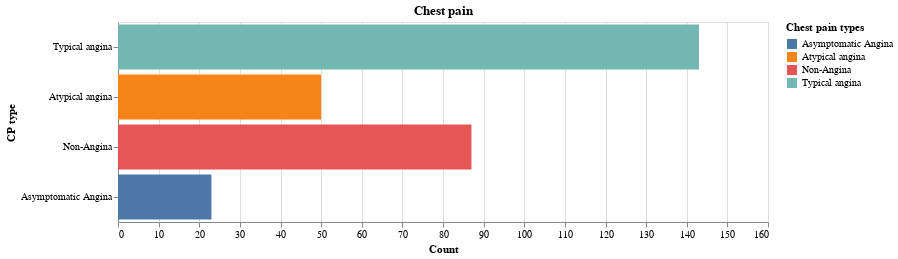

Notebook cell for this chart:
### Markdown cell above
Question 2: "What is the most common type of chest pain?"

### Code cell
bin_breaks = [0, 1, 2, 3, 4]
bin_labels = ["Typical angina", "Atypical angina", "Non-Angina", "Asymptomatic Angina"]

cp_types = df.copy()
cp_types['cp_types'] = pd.cut(cp_types['cp'], bins=bin_breaks, labels=bin_labels, include_lowest=True, right=False)
cp_types = cp_types['cp_types'].value_counts().reset_index()
# cp_types

alt.Chart(cp_types).mark_bar(color="steelblue").encode(
    x=alt.X('count', title="Count"),
    y=alt.Y('cp_types', bin=False, title="CP type"),
    color=alt.Color('cp_types:N', title="Chest pain types")
).properties(
    title="Chest pain",
    width = 650,
    height = 200
)

### Figure 1 — Vega-Lite specification as saved in the notebook (floating-point values rounded to 4 significant figures)
{"config": {"view": {"continuousWidth": 300, "continuousHeight": 300}}, "data": {"name": "data-2a3a6cb97ec80277c5ee56b0f4c9faf2"}, "mark": {"type": "bar", "color": "steelblue"}, "encoding": {"color": {"field": "cp_types", "title": "Chest pain types", "type": "nominal"}, "x": {"field": "count", "title": "Count", "type": "quantitative"}, "y": {"bin": false, "field": "cp_types", "sort": ["Typical angina", "Atypical angina", "Non-Angina", "Asymptomatic Angina"], "title": "CP type", "type": "ordinal"}}, "height": 200, "title": "Chest pain", "width": 650, "$schema": "https://vega.github.io/schema/vega-lite/v5.8.0.json", "datasets": {"data-2a3a6cb97ec80277c5ee56b0f4c9faf2": [{"cp_types": "Typical angina", "count": 143}, {"cp_types": "Non-Angina", "count": 87}, {"cp_types": "Atypical angina", "count": 50}, {"cp_types": "Asymptomatic Angina", "count": 23}]}}
